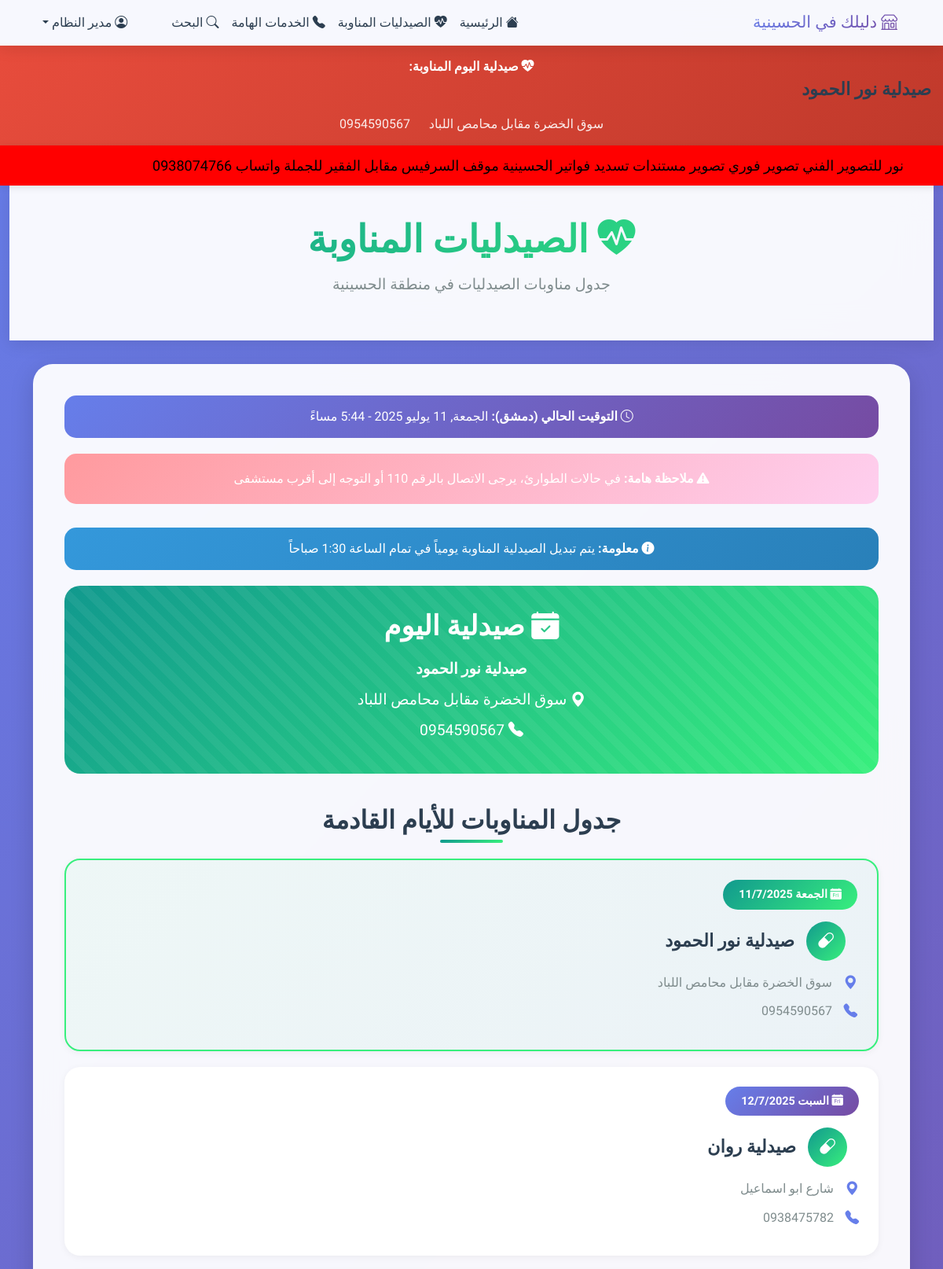
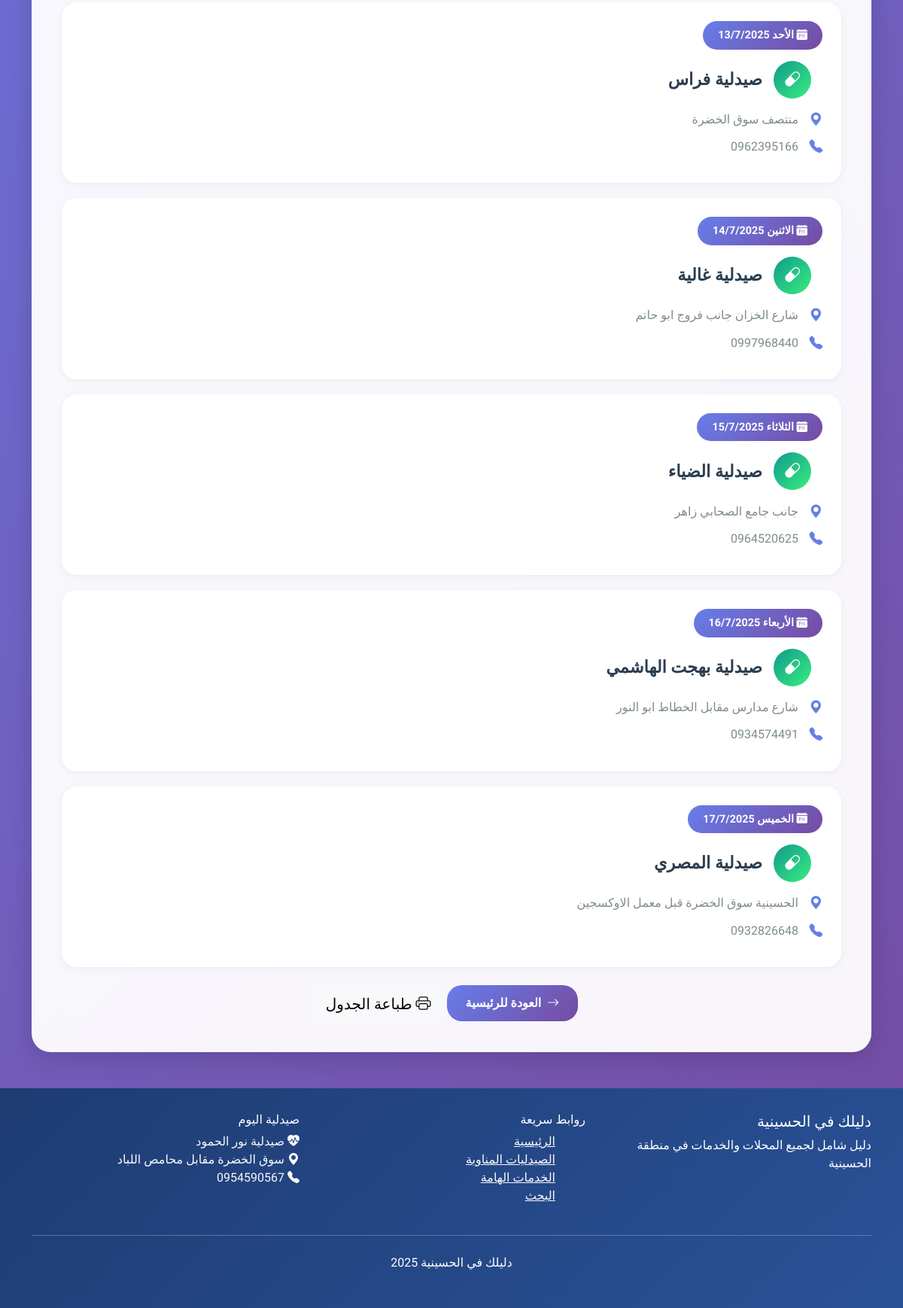
/duty-pharmacies (signed in), run on an earlier commit of the app's database (2 pictures, top to bottom).
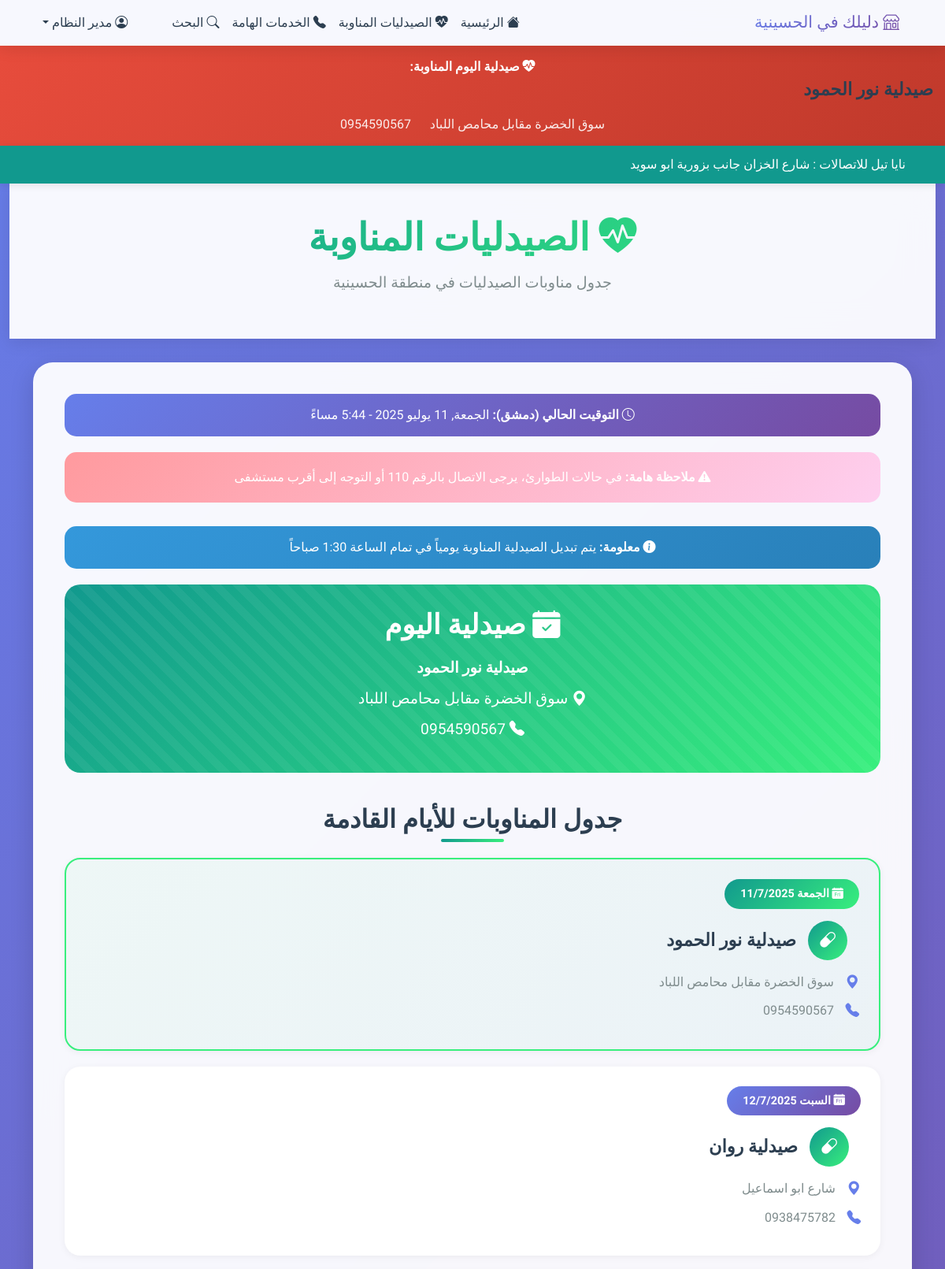
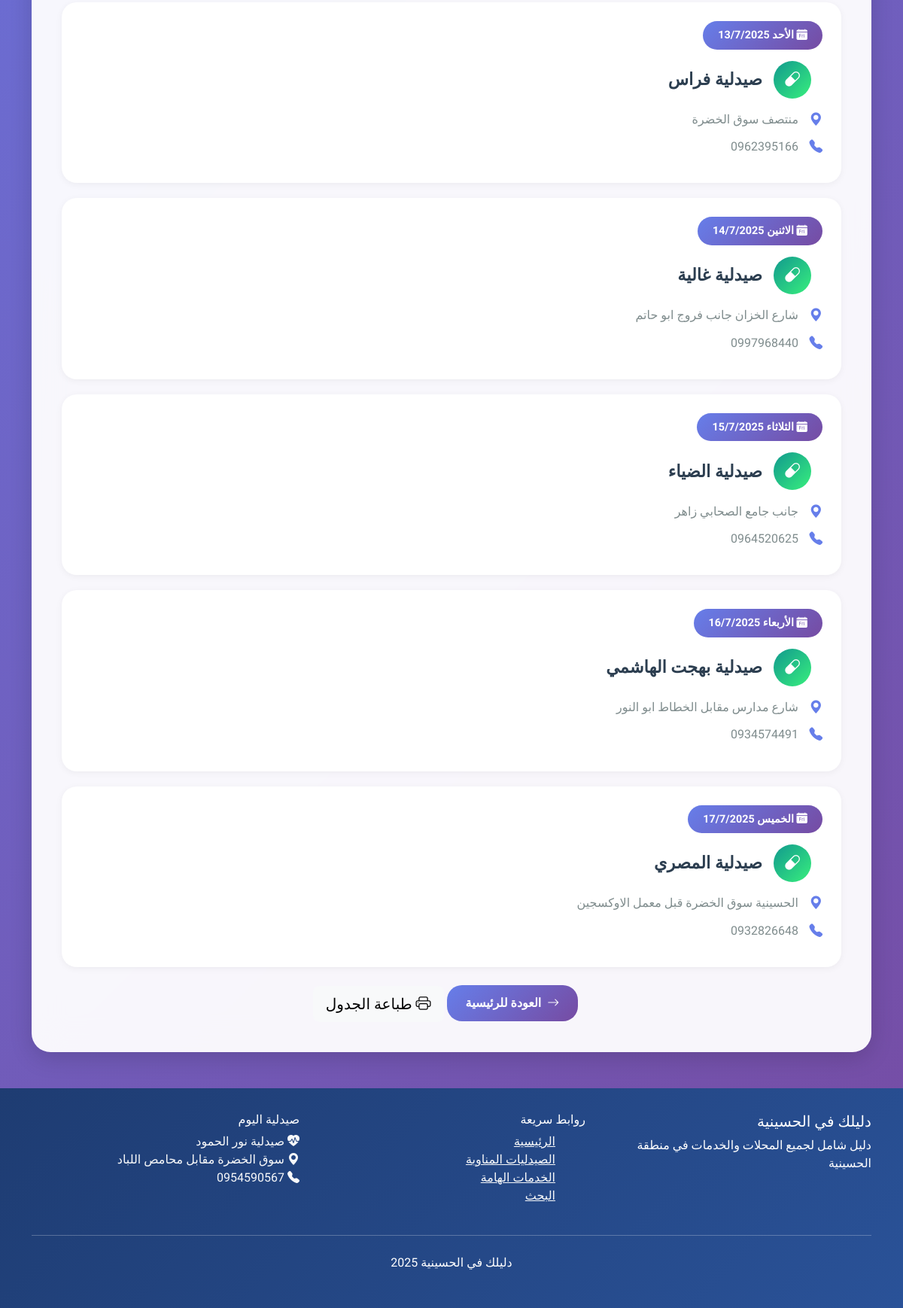
And on a later commit of the database (2 pictures, top to bottom).
### tables this page shows
CREATE TABLE site_settings (
            id INTEGER PRIMARY KEY AUTOINCREMENT,
            setting_key TEXT UNIQUE NOT NULL,
            setting_value TEXT,
            description TEXT
        , category TEXT DEFAULT "general");

CREATE TABLE ticker_messages (
            id INTEGER PRIMARY KEY AUTOINCREMENT,
            message TEXT NOT NULL,
            type TEXT,
            priority INTEGER DEFAULT 1,
            is_active BOOLEAN DEFAULT 1,
            created_at TIMESTAMP DEFAULT CURRENT_TIMESTAMP
        , direction TEXT DEFAULT "right", speed INTEGER DEFAULT 50, background_color TEXT DEFAULT "#11998e", text_color TEXT DEFAULT "#ffffff", font_size INTEGER DEFAULT 16, pages TEXT DEFAULT "all");

CREATE TABLE duty_pharmacies (
            id INTEGER PRIMARY KEY AUTOINCREMENT,
            name TEXT NOT NULL,
            address TEXT NOT NULL,
            phone TEXT NOT NULL,
            duty_date DATE NOT NULL
        );

### app.py (the view)
@app.route('/duty-pharmacies')
def duty_pharmacies():
    if 'user_id' not in session:
        flash('يجب تسجيل الدخول لعرض الصيدليات المناوبة', 'warning')
        return redirect(url_for('login'))
    conn = sqlite3.connect('hussainiya_stores.db')
    cursor = conn.cursor()
    from datetime import timezone, timedelta
    damascus_tz = timezone(timedelta(hours=3))  # دمشق UTC+3
    damascus_time = datetime.now(damascus_tz)
    if damascus_time.hour < 1 or (damascus_time.hour == 1 and damascus_time.minute < 30):
        display_date = (damascus_time - timedelta(days=1)).date()
    else:
        display_date = damascus_time.date()
    today = display_date.strftime('%Y-%m-%d')
    print(f"التوقيت الحالي في صفحة الصيدليات: {damascus_time}")
    print(f"تاريخ اليوم في صفحة الصيدليات (مع تطبيق قاعدة 1:30 ص): {today}")
    cursor.execute('SELECT * FROM duty_pharmacies WHERE duty_date = ? ORDER BY id', (today,))
    today_pharmacies = cursor.fetchall()
    today_pharmacy = today_pharmacies[0] if today_pharmacies else None
    cursor.execute('''
        SELECT * FROM duty_pharmacies
        WHERE duty_date >= ?
        ORDER BY duty_date ASC
        LIMIT 7
    ''', (today,))
    upcoming_pharmacies_raw = cursor.fetchall()
    upcoming_pharmacies = []
    for pharmacy in upcoming_pharmacies_raw:
        pharmacy_list = list(pharmacy)
        try:
            if pharmacy[4]:  # duty_date
                pharmacy_list[4] = datetime.strptime(pharmacy[4], '%Y-%m-%d').date()
        except:
            pharmacy_list[4] = None
        upcoming_pharmacies.append(tuple(pharmacy_list))
    conn.close()
    return render_template('duty_pharmacies.html',
                         today_pharmacy=today_pharmacy,
                         today_pharmacies=today_pharmacies,
                         upcoming_pharmacies=upcoming_pharmacies,
                         damascus_time=damascus_time)

### app.py (called while the page is built)
@app.context_processor
def inject_user_info():
    user_verification_status = False
    user_can_edit_name = True
    if 'user_id' in session:
        try:
            conn = sqlite3.connect('hussainiya_stores.db')
            cursor = conn.cursor()
            cursor.execute('SELECT is_verified, can_edit_name FROM users WHERE id = ?', (session['user_id'],))
            result = cursor.fetchone()
            if result:
                user_verification_status = bool(result[0])
                user_can_edit_name = bool(result[1])
            conn.close()
        except Exception as e:
            print(f"خطأ في الحصول على معلومات التحقق: {e}")
    return dict(
        user_verification_status=user_verification_status,
        user_can_edit_name=user_can_edit_name
    )

### templates/duty_pharmacies.html (shortened to what the changed rows need)
{% extends "base.html" %}
{% block content %}
</head>
<body>
    <div class="container-fluid">
        <div class="page-header">
            <div class="container">
                <h1 class="page-title">
                    <i class="bi bi-heart-pulse-fill"></i> الصيدليات المناوبة
                </h1>
            </div>
        </div>
        <div class="container">
            <div class="main-container">
                {% if today_pharmacies %}
                <div class="today-pharmacy">
                    {% if today_pharmacies|length > 1 %}
                    <h2 class="today-title">
                        <i class="bi bi-calendar-check-fill"></i> الصيدليات المناوبة اليوم ({{ today_pharmacies|length }} صيدليات)
                    </h2>
                    <div class="today-pharmacies-grid">
                        {% for pharmacy in today_pharmacies %}
                        <div class="today-pharmacy-card">
                            <div class="pharmacy-number">{{ loop.index }}</div>
                            <div class="today-info">
                                <strong>{{ pharmacy[1] }}</strong>
                            </div>
                            <div class="today-info">
                                <i class="bi bi-geo-alt-fill"></i> {{ pharmacy[2] }}
                            </div>
                            <div class="today-info">
                                <i class="bi bi-telephone-fill"></i> {{ pharmacy[3] }}
                            </div>
                        </div>
                        {% endfor %}
                    </div>
                    {% else %}
                    <h2 class="today-title">
                        <i class="bi bi-calendar-check-fill"></i> صيدلية اليوم
                    </h2>
                    <div class="today-info">
                        <strong>{{ today_pharmacies[0][1] }}</strong>
                    </div>
                    <div class="today-info">
                        <i class="bi bi-geo-alt-fill"></i> {{ today_pharmacies[0][2] }}
                    </div>
                    <div class="today-info">
                        <i class="bi bi-telephone-fill"></i> {{ today_pharmacies[0][3] }}
                    </div>
                    {% endif %}
                </div>
                {% endif %}
                <div class="schedule-section">
                    {% if upcoming_pharmacies %}
                        {% for pharmacy in upcoming_pharmacies %}
                        <div class="pharmacy-card {% if loop.first and today_pharmacy and pharmacy[1] == today_pharmacy[1] %}today{% endif %}">
                            <div class="pharmacy-date {% if loop.first and today_pharmacy and pharmacy[1] == today_pharmacy[1] %}today{% endif %}">
                                <i class="bi bi-calendar-day-fill"></i>
                                {% if pharmacy[4] %}
                                    {% if pharmacy[4].__class__.__name__ == 'str' %}
                                        <span id="date-{{ loop.index }}">{{ pharmacy[4] }}</span>
                                    {% else %}
                                        <span id="date-{{ loop.index }}">{{ pharmacy[4].strftime('%Y-%m-%d') }}</span>
                                    {% endif %}
                                {% else %}
                                    غير محدد
                                {% endif %}
                            </div>
                            <div class="pharmacy-name">
                                <div class="pharmacy-icon">
                                    <i class="bi bi-capsule"></i>
                                </div>
                                {{ pharmacy[1] }}
                            </div>
                            <div class="pharmacy-info">
                                <i class="bi bi-geo-alt-fill"></i>
                                {{ pharmacy[2] }}
                            </div>
                            {% if pharmacy[3] %}
                            <div class="pharmacy-info">
                                <i class="bi bi-telephone-fill"></i>
                                {{ pharmacy[3] }}
                            </div>
                            {% endif %}
                        </div>
                        {% endfor %}
                    {% endif %}
                </div>
            </div>
        </div>
    </div>
    {% endblock %}

### templates/base.html (shortened to what the changed rows need)
<!DOCTYPE html>
<html lang="ar" dir="rtl">
<head>
    <link href="https://cdn.jsdelivr.net/npm/bootstrap@5.3.0/dist/css/bootstrap.min.css" rel="stylesheet">
    <link href="https://cdn.jsdelivr.net/npm/bootstrap-icons@1.10.0/font/bootstrap-icons.css" rel="stylesheet">
</head>
<body>
    <nav class="navbar navbar-expand-lg navbar-light sticky-top">
        <div class="container">
            <a class="navbar-brand" href="{{ url_for('index') }}">
                <i class="bi bi-shop"></i> {{ site_settings.get('site_title', 'دليل محلات الحسينية') }}
            </a>
            <div class="collapse navbar-collapse" id="navbarNav">
                <ul class="navbar-nav me-auto">
                </ul>
                <ul class="navbar-nav">
                </ul>
            </div>
        </div>
    </nav>
    {% if site_settings.get('show_pharmacy_ticker', '1') == '1' and today_pharmacies %}
    <div class="pharmacy-ticker">
        {% if today_pharmacies|length > 1 %}
        <div class="pharmacy-carousel" id="pharmacyCarousel">
            <div class="carousel-container">
                {% for pharmacy in today_pharmacies %}
                <div class="pharmacy-ticker-content {% if loop.first %}active{% endif %}">
                    <i class="bi bi-heart-pulse-fill"></i>
                    <strong>صيدلية مناوبة اليوم ({{ loop.index }}/{{ today_pharmacies|length }}):</strong>
                    <span class="pharmacy-name">{{ pharmacy[1] }}</span>
                    <span class="pharmacy-address">{{ pharmacy[2] }}</span>
                    <span class="pharmacy-phone">{{ pharmacy[3] }}</span>
                </div>
                {% endfor %}
            </div>
            <div class="carousel-controls">
                <button class="carousel-btn prev" onclick="previousPharmacy()">
                    <i class="bi bi-chevron-right"></i>
                </button>
                <button class="carousel-btn next" onclick="nextPharmacy()">
                    <i class="bi bi-chevron-left"></i>
                </button>
            </div>
        </div>
        {% else %}
        <div class="pharmacy-ticker-single">
            <i class="bi bi-heart-pulse-fill"></i>
            <strong>صيدلية اليوم المناوبة:</strong>
            <span class="pharmacy-name">{{ today_pharmacies[0][1] }}</span>
            <span class="pharmacy-address">{{ today_pharmacies[0][2] }}</span>
            <span class="pharmacy-phone">{{ today_pharmacies[0][3] }}</span>
        </div>
        {% endif %}
    </div>
    {% endif %}
    {% if ticker_messages %}
    {% for ticker in ticker_messages %}
    {% set current_page = request.endpoint or 'index' %}
    {% set ticker_pages = ticker[11] if ticker[11] else 'all' %}
    {% if ticker_pages == 'all' or current_page in ticker_pages.split(',') or (current_page == 'index' and 'homepage' in ticker_pages.split(',')) %}
    <div class="custom-ticker" style="background-color: {{ ticker[7] }}; color: {{ ticker[8] }}; font-size: {{ ticker[9] }}px;">
        <div class="ticker-content ticker-{{ ticker[5] }}" style="animation-duration: {{ ticker[6] }}s;">
            <span class="ticker-text">{{ ticker[1] }}</span>
        </div>
    </div>
    {% endif %}
    {% endfor %}
    {% endif %}
    <main>
        {% block content %}{% endblock %}
    </main>
    <footer class="footer">
        <div class="container">
            <div class="row">
                <div class="col-md-4">
                    <h5>{{ site_settings.get('site_title', 'دليل محلات الحسينية') }}</h5>
                    <p>{{ site_settings.get('site_description', 'منصة شاملة لجميع المحلات التجارية في منطقة الحسينية') }}</p>
                </div>
                <div class="col-md-4">
                    <h6>صيدلية اليوم</h6>
                    {% if today_pharmacies %}
                    <p class="text-light">
                        <i class="bi bi-heart-pulse-fill"></i> {{ today_pharmacies[0][1] }}<br>
                        <i class="bi bi-geo-alt-fill"></i> {{ today_pharmacies[0][2] }}<br>
                        <i class="bi bi-telephone-fill"></i> {{ today_pharmacies[0][3] }}
                    </p>
                    {% else %}
                    <p class="text-light">لا توجد صيدلية مناوبة اليوم</p>
                    {% endif %}
                </div>
            </div>
            <div class="text-center">
                <p>{{ site_settings.get('site_title', 'دليل محلات الحسينية') }} {{ "2025" }}</p>
            </div>
        </div>
    </footer>
</body>
</html>

What changed in the data, as far as the page shows it:
removed ticker_messages: message "نور للتصوير الفني تصوير فوري تصوير مستندات تسديد فواتير الحسينية موقف السرفيس مقابل الفقير للجملة واتساب 0938074766"
added ticker_messages: message "نايا تيل للاتصالات : شارع الخزان جانب بزورية ابو سويد"
